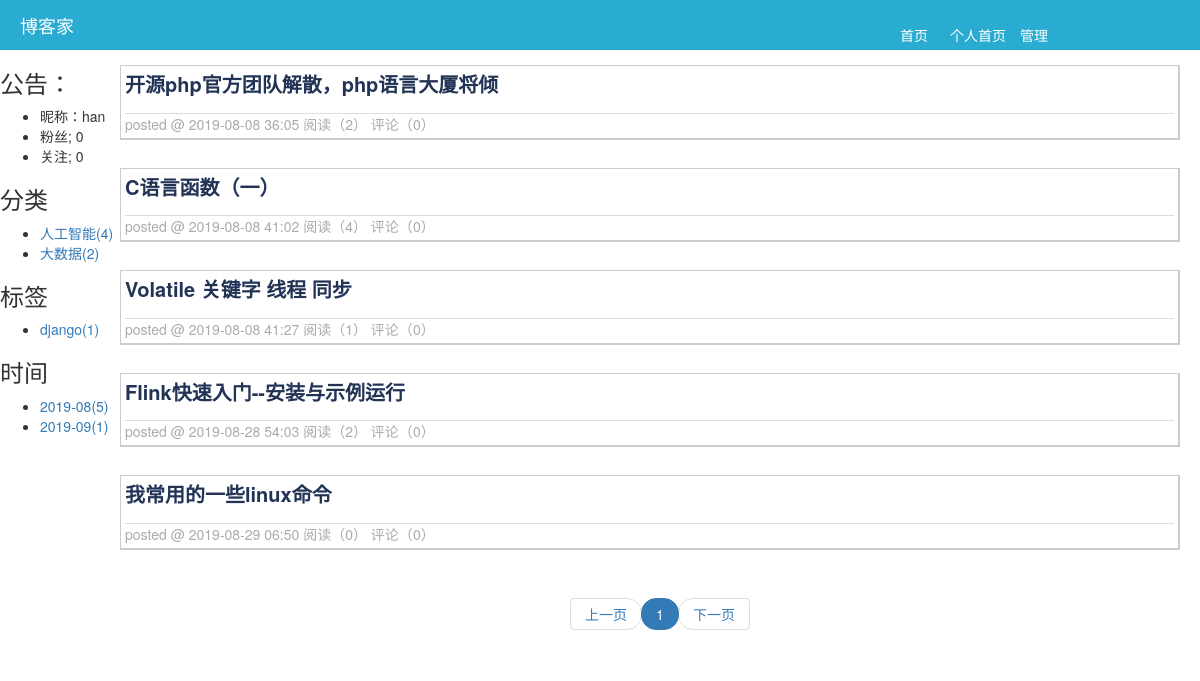
Screenshot of /hanshengjian/date/2019-08/ with the database file from the repository.
### app01/models.py (models this page shows, shortened)
class Blog(models.Model):
    nid = models.BigAutoField(primary_key=True)
    title = models.CharField(verbose_name='个人博客标题', max_length=64)
    site = models.CharField(verbose_name='个人博客前缀', max_length=32, unique=True)
    theme = models.CharField(verbose_name='博客主题', max_length=32)
    user = models.OneToOneField(to='UserInfo', to_field='nid',on_delete=models.CASCADE)

class UserInfo(models.Model):
    nid = models.BigAutoField(primary_key=True)
    username = models.CharField(verbose_name='用户名', max_length=32, unique=True)
    password = models.CharField(verbose_name='密码', max_length=64)
    nickname = models.CharField(verbose_name='昵称', max_length=32)
    email = models.EmailField(verbose_name='邮箱', unique=True)
    avatar = models.ImageField(verbose_name='头像',upload_to='static/images')
    create_time = models.DateTimeField(verbose_name='创建时间', auto_now_add=True)
    fans = models.ManyToManyField(verbose_name='粉丝们',
                                  to='UserInfo',
                                  through='UserFans',
                                  related_name='f',
                                  through_fields=('user', 'follower'))

class Category(models.Model):
    nid = models.AutoField(primary_key=True)
    title = models.CharField(verbose_name='分类标题', max_length=32)
    blog = models.ForeignKey(verbose_name='所属博客', to='Blog', to_field='nid',on_delete=models.CASCADE)

class Tag(models.Model):
    nid = models.AutoField(primary_key=True)
    title = models.CharField(verbose_name='标签名称', max_length=32)
    blog = models.ForeignKey(verbose_name='所属博客', to='Blog', to_field='nid',on_delete=models.CASCADE)

class Article(models.Model):
    nid = models.BigAutoField(primary_key=True)
    title = models.CharField(verbose_name='文章标题', max_length=128)
    summary = models.CharField(verbose_name='文章简介', max_length=255)
    read_count = models.IntegerField(default=0)
    comment_count = models.IntegerField(default=0)
    up_count = models.IntegerField(default=0)
    down_count = models.IntegerField(default=0)
    create_time = models.DateTimeField(verbose_name='创建时间', auto_now_add=True)
    blog = models.ForeignKey(verbose_name='所属博客', to='Blog', to_field='nid',on_delete=models.CASCADE)
    category = models.ForeignKey(verbose_name='文章类型', to='Category', to_field='nid', null=True,on_delete=models.SET_NULL)
    type_choices = [
        (1, "Python"),
        (2, "Linux"),
        (3, "容器"),
        (4, "数据库"),
    ]
    article_type_id = models.IntegerField(choices=type_choices, default=None)
    tags = models.ManyToManyField(
        to="Tag",
        through='Article2Tag',
        through_fields=('article', 'tag'),
    )

### app01/views.py (the view)
# urls.py: url(r'^(?P<site>\w+)/(?P<key>((tag)|(date)|(category)))/(?P<val>\w+-*\w*)/', views.filter),
def filter(request,site,key,val):
    blog = models.Blog.objects.filter(site=site).first()
    if not blog:
        return redirect('/')
    fans = models.UserFans.objects.filter(user=blog.user).count()
    follows = models.UserFans.objects.filter(follower=blog.user).count()
    category_list = models.Article.objects.filter(blog=blog).values('category_id', 'category__title').annotate(
        ct=Count('nid'))
    tag_list = models.Article2Tag.objects.filter(article__blog=blog).values('tag_id', 'tag__title').annotate(
        ct=Count('id'))
    date_list = models.Article.objects.filter(blog=blog).extra(
        select={'ctime': "strftime('%%Y-%%m',create_time)"}).values('ctime').annotate(ct=Count('nid'))
    if key == 'category':
        if  not eval(val):
            article_list = models.Article.objects.filter(blog=blog, category_id=None).extra(select={'create_time_format':"strftime('%%Y-%%m-%%d %%M:%%S',create_time)"})
        else:
            article_list = models.Article.objects.filter(blog=blog, category_id=val).extra(select={'create_time_format':"strftime('%%Y-%%m-%%d %%M:%%S',create_time)"})
    elif key == 'tag':
        article_list = models.Article.objects.filter(blog=blog,article2tag__tag=val).extra(select={'create_time_format':"strftime('%%Y-%%m-%%d %%M:%%S',create_time)"})
    else:
        article_list = models.Article.objects.filter(blog=blog).extra(select={'create_time_format':"strftime('%%Y-%%m-%%d %%M:%%S',create_time)"},where=["strftime('%%Y-%%m',create_time)=%s"]
                                                                      ,params=[val,])
    all_count = article_list.count()
    page_info = PageInfo(request.GET.get('page'), all_count, 5, request.path_info, 11)
    article_list_page = article_list[page_info.start():page_info.end()]
    return render(
        request,
        'filter.html',
        {
            'blog': blog,
            'category_list': category_list,
            'tag_list': tag_list,
            'date_list': date_list,
            'article_list_page': article_list_page,
            'page_info':page_info,
            'fans':fans,
            'follows':follows,
        }
    )

### utils/pager.py (called while the page is built)
    def start(self):
        return (self.current_page-1) * self.per_page

    def end(self):
        return self.current_page * self.per_page

### templates/filter.html
{% extends 'home_layout.html' %}
{% block xx %}
    <div>
        {% for row in article_list_page %}
            <div  class="artile_list">
            <div class="title">
                 <a href="/{{ blog.site }}/{{ row.nid }}.html">{{ row.title }}</a>
            </div>
             <div class="postfooter">
                posted @ {{ row.create_time_format }} 阅读（{{ row.read_count }}） 评论（{{ row.comment_count }}）
             </div>
            </div>
        {% endfor %}
    </div>
    <div class="pager">
    {% if article_list_page %}
            <nav aria-label="Page navigation">
              <ul class="pagination">
                  {{ page_info.pager|safe }}
              </ul>
            </nav>
            {% endif %}
    </div>
{% endblock %}

### templates/home_layout.html (shortened to what this page needs)
<!DOCTYPE html>
<html lang="en">
<head>
    <link rel="stylesheet" href="/static/plugin/bootstrap-3.3.7-dist/css/bootstrap.css">
    <link rel="stylesheet" href="/static/plugin/font-awesome-4.7.0/css/font-awesome.css">
    <link rel="stylesheet" href="/static/css/common.css">
    <link rel="stylesheet" href="/static/css/theme/{{ blog.theme }}.css">
</head>
<body>
    <div class="header">
        <div class="logo">博客家</div>
        <div class="menu">
            <a href="/" class="first_page">首页</a>
            <a href="/{{ blog.site }}" class="per_page">个人首页</a>
            <a href="/back" class="manage">管理</a>
        </div>
    </div>
    <div class="filter">
        <div class="notice">
            <h3>公告：</h3>
            <ul>
                <li class="c11">昵称：{{ blog.user.nickname }}</li>
                <li class="c12">粉丝; {{ fans }} </li>
                <li class="c12">关注; {{ follows }}</li>
            </ul>
        </div>
        <div class="c2">
             <h3>分类</h3>
            <ul>
                {% for item in category_list %}
                    <li>
                        {% if  item.category_id %}
                            <a href="/{{ blog.site }}/category/{{ item.category_id }}/"> {{ item.category__title }}({{ item.ct }})</a>
                        {% else %}
                            <a href="/{{ blog.site }}/category/{{ item.category_id }}/"> 未分类({{ item.ct }})</a>
                        {% endif %}
                    </li>
                {% endfor %}
            </ul>
        </div>
        <div class="c3">
            <h3>标签</h3>
            <ul>
                {% for item in tag_list %}
                    <li>
                        <a href="/{{ blog.site }}/tag/{{ item.tag_id }}/">{{ item.tag__title }}({{ item.ct }})</a>
                    </li>
                {% endfor %}
            </ul>
        </div>
        <div>
            <h3>时间</h3>
                <ul>
                   {% for item in date_list%}
                        <li>
                            <a href="/{{ blog.site }}/date/{{ item.ctime }}/">{{ item.ctime }}({{ item.ct }})</a>
                        </li>
                    {% endfor %}
                </ul>
        </div>
    </div>
     <div  class="front_content">
        {% block xx %}{% endblock %}
    </div>
</body>
</html>

### static/css/common.css (style rules this page uses)
.header { height: 50px; line-height: 50px; background-color: #2aabd2; }
.header .logo { float: left; font-size: 18px; color: #FFFFFF; width: 200px; padding-left: 20px; }
.header .menu { float: right; position: relative; width: 300px; }
.header .menu .first_page { position: absolute; top: 10px; color: white; }
.header .menu .per_page { position: absolute; top: 10px; left: 50px; color: white; }
.header .menu .manage { position: absolute; top: 10px; left: 120px; color: white; }
.filter { float: left; width: 10%; }
.front_content { float: left; width: 90%; margin-top: 15px; }
.front_content .artile_list { border: 1px solid #ccc; border-bottom-width:2px; border-right-width:2px; padding: 4px; margin-bottom: 28px; margin-right: 20px; }
.front_content .artile_list a { color: #235; }
.front_content .artile_list .title { font-weight: bold; font-size: 20px; }
.front_content .artile_list .postfooter { margin: 0px; margin-top: 14px; color: #aaa; border-top: 1px solid #dddddd; font-size: 14px; }

### rows the page displays
Blog: user.nickname "han"
Category: category__title "人工智能", ct "4"
Category: category__title "大数据", ct "2"
Tag: tag__title "django", ct "1"
Article: title "开源php官方团队解散，php语言大厦将倾", create_time_format "2019-08-08 36:05", read_count "2", comment_count "0"
Article: title "C语言函数（一）", create_time_format "2019-08-08 41:02", read_count "4", comment_count "0"
Article: title "Volatile 关键字 线程 同步", create_time_format "2019-08-08 41:27", read_count "1", comment_count "0"
Article: title "Flink快速入门--安装与示例运行", create_time_format "2019-08-28 54:03", read_count "2", comment_count "0"
Article: title "我常用的一些linux命令", create_time_format "2019-08-29 06:50", read_count "0", comment_count "0"

### other values shown
{{ fans }} "0"
{{ follows }} "0"
{{ item.ctime }} "2019-08" "2019-09"
{{ item.ct }} "5" "1"
{{ page_info.pager|safe }} "上一页 1 下一页"
